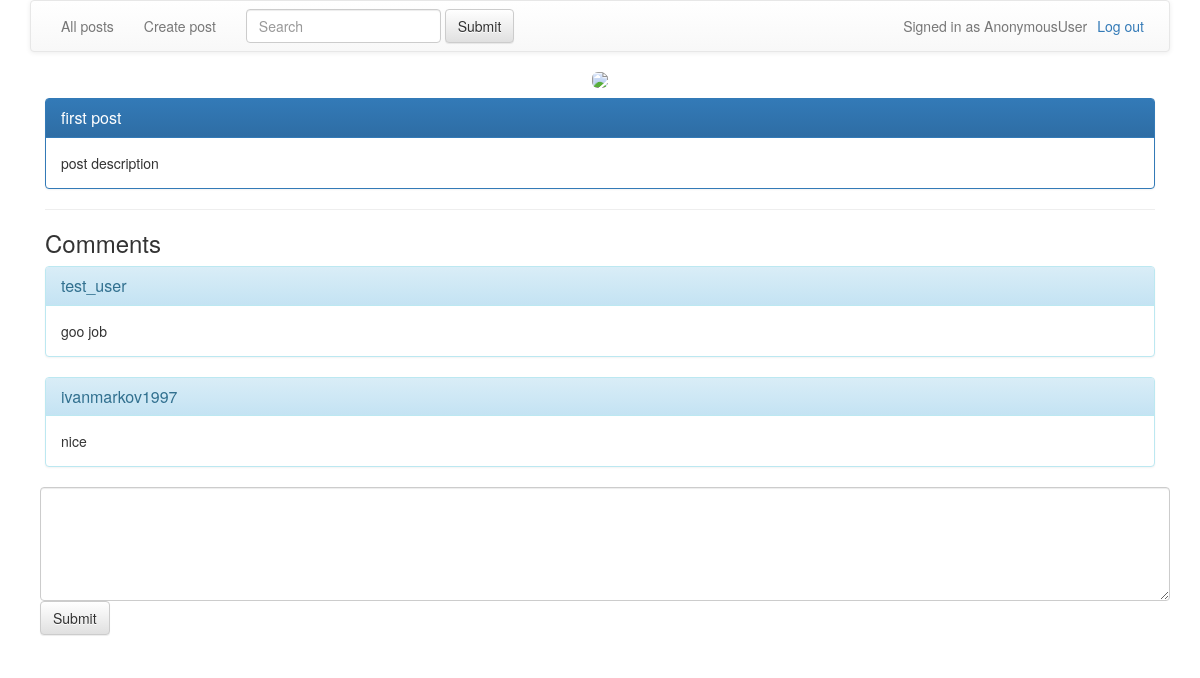
The app's page /posts/1/ with its own data.
### blog/models.py (models this page shows, shortened)
class Post(models.Model):
	name = models.CharField(max_length=80)
	description = models.TextField()
	date = models.DateTimeField()
	image = models.FileField(null=True, blank=True)
	owner = models.ForeignKey(User, on_delete=models.CASCADE)

### comment/models.py (models this page shows, shortened)
class Comment(models.Model):
	text = models.TextField()
	likes = models.PositiveIntegerField()
	date = models.DateTimeField()
	post = models.ForeignKey(Post, on_delete=models.CASCADE)
	owner = models.ForeignKey(User, on_delete=models.CASCADE)

### blog/views.py (the view)
# urls.py: path('<int:post_id>/', views.post, name='post'),
def post(request, post_id):
	args = {}
	post = Post.objects.get(pk = post_id)
	comments = Comment.objects.all().filter(post=post)
	print(post.image.url)
	args['p_id'] = post.id
	args['image'] = post.image.url
	args['name'] = post.name
	args['description'] = post.description
	args['comments'] = comments
	args['username'] = request.user
	return render(request, 'blog/post.html', args)

### blog/templates/blog/post.html (shortened to what this page needs)
{% extends 'base.html' %}
{% block post %}
<center>
	<img class="img-rounded" src="{{image}}" style="margin-bottom: 10px">
</center>
<div class="panel panel-primary">
  <div class="panel-heading">
    <h3 class="panel-title">{{name}}</h3>
  </div>
  <div class="panel-body">
    {{description}}
  </div>
</div>
<hr>
<h3>Comments</h3>
{% for com in comments %}
	<div class="panel panel-info">
  		<div class="panel-heading">
    		<h3 class="panel-title">{{com.owner}}</h3>
  		</div>
  	<div class="panel-body">
    	{{com.text}}
  	</div>
</div>
{% endfor %}
<form class="form-horizontal" action="http://127.0.0.1:8000/comments/create/{{p_id}}" method="post" style="margin-left: 10px">
  	<div class="form-group">
  		<textarea class="form-control" rows="5" name="comment"></textarea>
  		<button type="submit" class="btn btn-default">Submit</button>
	</div>
</form>
{% endblock %}

### records on screen
Post: name "first post", description "post description"
Comment: owner "test_user", text "goo job"
Comment: owner "ivanmarkov1997", text "nice"

### other values on screen
{{ username }} "AnonymousUser"
